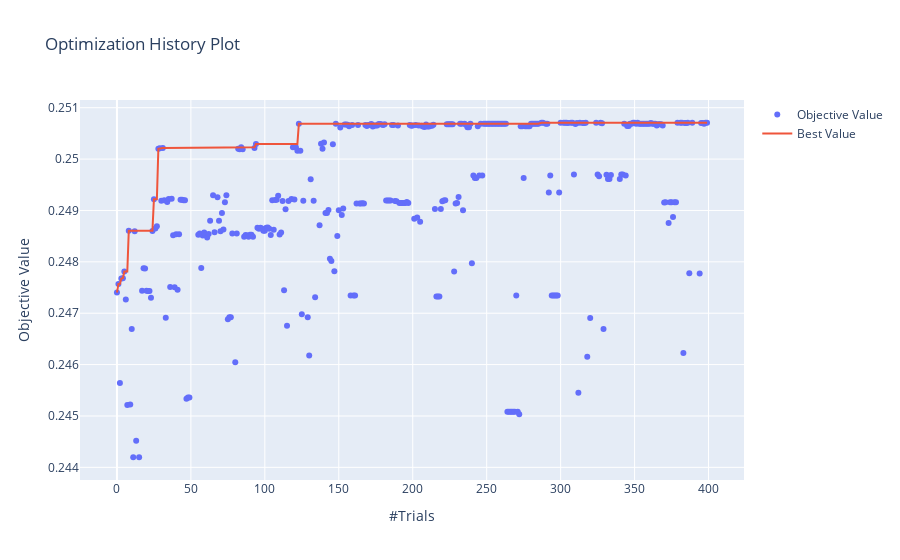

Write notebook code for a chart like this one.
### Markdown cell above
### Visualisations

### Code cell
opt.visualization.plot_optimization_history(xgb_study)

### Figure 1 — Plotly figure (JSON) as saved in the notebook; plotly's stock layout.template omitted (floating-point values rounded to 4 significant figures; data arrays with more than 128 entries replaced by an {"elided": "..."} marker saying what was removed)
{"data": [{"mode": "markers", "name": "Objective Value", "type": "scatter", "x": {"elided": "362 int values"}, "y": {"elided": "362 float values"}}, {"name": "Best Value", "type": "scatter", "x": {"elided": "362 int values"}, "y": {"elided": "362 float values"}}], "layout": {"title": {"text": "Optimization History Plot"}, "xaxis": {"title": {"text": "#Trials"}}, "yaxis": {"title": {"text": "Objective Value"}}}}
